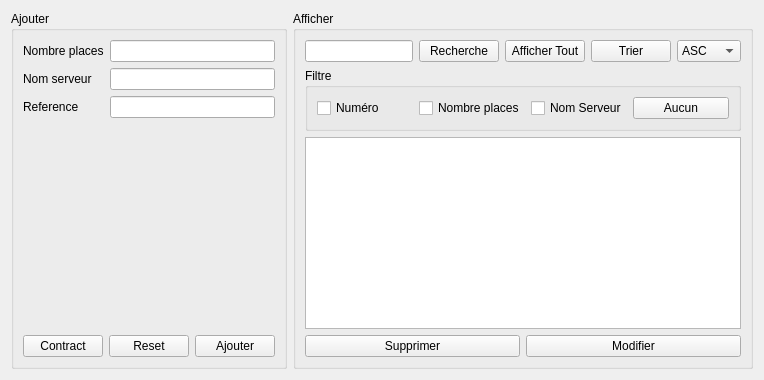
                    <widget class="QWidget" name="tab_2">
                     <attribute name="title">
                      <string>Tables</string>
                     </attribute>
                     <layout class="QHBoxLayout" name="horizontalLayout_34">
                      <item>
                       <widget class="QGroupBox" name="groupBox_ajouter_table">
                        <property name="title">
                         <string>Ajouter</string>
                        </property>
                        <layout class="QVBoxLayout" name="verticalLayout_16">
                         <item>
                          <layout class="QVBoxLayout" name="verticalLayout_15">
                           <item>
                            <layout class="QFormLayout" name="formLayout_5">
                             <item row="0" column="0">
                              <widget class="QLabel" name="nombrePlacesLabel">
                               <property name="text">
                                <string>Nombre places</string>
                               </property>
                              </widget>
                             </item>
                             <item row="0" column="1">
                              <widget class="QLineEdit" name="nombrePlacesLineEdit_table"/>
                             </item>
                             <item row="1" column="0">
                              <widget class="QLabel" name="nomServeurLabel">
                               <property name="text">
                                <string>Nom serveur</string>
                               </property>
                              </widget>
                             </item>
                             <item row="1" column="1">
                              <widget class="QLineEdit" name="nomServeurLineEdit_table"/>
                             </item>
                             <item row="2" column="0">
                              <widget class="QLabel" name="referenceLabel">
                               <property name="text">
                                <string>Reference</string>
                               </property>
                              </widget>
                             </item>
                             <item row="2" column="1">
                              <widget class="QLineEdit" name="reference_table"/>
                             </item>
                            </layout>
                           </item>
                           <item>
                            <layout class="QHBoxLayout" name="horizontalLayout_27">
                             <item>
                              <widget class="QPushButton" name="contract_table">
                               <property name="text">
                                <string>Contract</string>
                               </property>
                              </widget>
                             </item>
                             <item>
                              <widget class="QPushButton" name="reset_table">
                               <property name="text">
                                <string>Reset</string>
                               </property>
                              </widget>
                             </item>
                             <item>
                              <widget class="QPushButton" name="ajouter_table">
                               <property name="text">
                                <string>Ajouter</string>
                               </property>
                              </widget>
                             </item>
                            </layout>
                           </item>
                          </layout>
                         </item>
                        </layout>
                       </widget>
                      </item>
                      <item>
                       <widget class="QGroupBox" name="groupBox_afficher_table">
                        <property name="title">
                         <string>Afficher</string>
                        </property>
                        <layout class="QVBoxLayout" name="verticalLayout_13">
                         <item>
                          <layout class="QVBoxLayout" name="verticalLayout_14">
                           <item>
                            <layout class="QHBoxLayout" name="horizontalLayout_25">
                             <item>
                              <widget class="QLineEdit" name="lineEdit_recherche_table"/>
                             </item>
                             <item>
                              <widget class="QPushButton" name="recherche_table">
                               <property name="text">
                                <string>Recherche</string>
                               </property>
                              </widget>
                             </item>
                             <item>
                              <widget class="QPushButton" name="afficher_tout_table">
                               <property name="text">
                                <string>Afficher Tout</string>
                               </property>
                              </widget>
                             </item>
                             <item>
                              <widget class="QPushButton" name="trier_table">
                               <property name="text">
                                <string>Trier</string>
                               </property>
                              </widget>
                             </item>
                             <item>
                              <widget class="QComboBox" name="ordre_table">
                               <item>
                                <property name="text">
                                 <string>ASC</string>
                                </property>
                               </item>
                               <item>
                                <property name="text">
                                 <string>DESC</string>
                                </property>
                               </item>
                              </widget>
                             </item>
                            </layout>
                           </item>
                           <item>
                            <layout class="QHBoxLayout" name="horizontalLayout_26"/>
                           </item>
                           <item>
                            <layout class="QHBoxLayout" name="horizontalLayout_29">
                             <item>
                              <widget class="QGroupBox" name="groupBox_7">
                               <property name="title">
                                <string>Filtre</string>
                               </property>
                               <layout class="QHBoxLayout" name="horizontalLayout_30">
                                <item>
                                 <layout class="QHBoxLayout" name="horizontalLayout_31">
                                  <item>
                                   <widget class="QCheckBox" name="checkBox_numero">
                                    <property name="text">
                                     <string>Numéro</string>
                                    </property>
                                   </widget>
                                  </item>
                                  <item>
                                   <widget class="QCheckBox" name="checkBox_nombre">
                                    <property name="text">
                                     <string>Nombre places</string>
                                    </property>
                                   </widget>
                                  </item>
                                  <item>
                                   <widget class="QCheckBox" name="checkBox_nomserv">
                                    <property name="text">
                                     <string>Nom Serveur</string>
                                    </property>
                                   </widget>
                                  </item>
                                  <item>
                                   <widget class="QPushButton" name="aucun_table">
                                    <property name="text">
                                     <string>Aucun</string>
                                    </property>
                                   </widget>
                                  </item>
                                 </layout>
                                </item>
                               </layout>
                              </widget>
                             </item>
                            </layout>
                           </item>
                           <item>
                            <layout class="QHBoxLayout" name="horizontalLayout_32">
                             <item>
                              <widget class="QTableView" name="tableView_table"/>
                             </item>
                            </layout>
                           </item>
                           <item>
                            <layout class="QHBoxLayout" name="horizontalLayout_33">
                             <item>
                              <widget class="QPushButton" name="supprimer_table">
                               <property name="text">
                                <string>Supprimer</string>
                               </property>
                              </widget>
                             </item>
                             <item>
                              <widget class="QPushButton" name="modifier_table">
                               <property name="text">
                                <string>Modifier</string>
                               </property>
                               <property name="checkable">
                                <bool>true</bool>
                               </property>
                              </widget>
                             </item>
                            </layout>
                           </item>
                          </layout>
                         </item>
                        </layout>
                       </widget>
                      </item>
                     </layout>
                    </widget>
